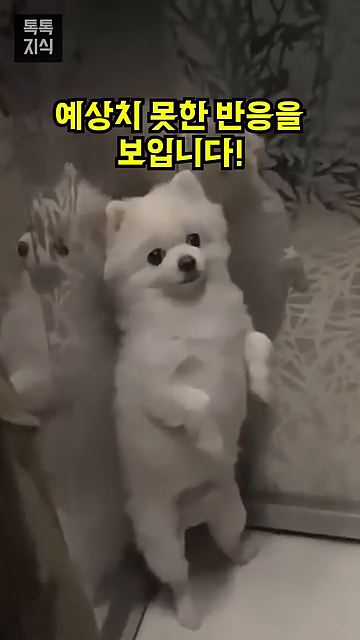
#> input picture frame 48 of hw2/video.mp4, 360 x 640 px
$ python file1.py
#> lines starting #> are read from the running program, lines starting #| are printed output that depends on the picture
import cv2

cap = cv2.VideoCapture('video.mp4')
current_effect = 'n'

while True:  # 무한루프
    ret, frame = cap.read()  # 비디오를 구성하는 프레임 획득(frame)
#> frame is the input picture: shape (640, 360, 3); mean B, G, R 71.6, 82.7, 90.7
    if not ret:
        print('비디오 재생이 끝났습니다.')
        break

    key = cv2.waitKey(1)
#> (key q is pressed here)

    # 효과 미리 적용
    bila = cv2.bilateralFilter(frame, -1, 10, 5)
    sty = cv2.stylization(frame, sigma_s=60, sigma_r=0.45)
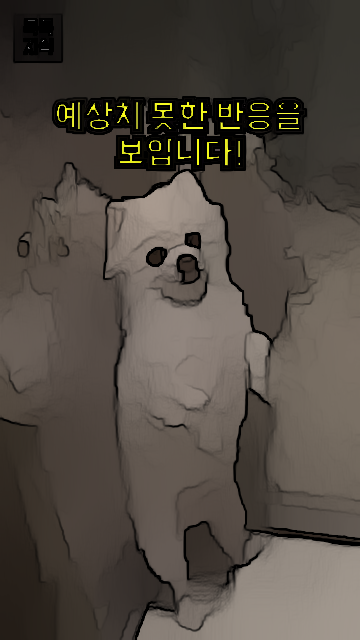
#> sty: shape (640, 360, 3); mean B, G, R 65.5, 73.3, 80.7
    graySketch, colorSketch = cv2.pencilSketch(frame, sigma_s=60, sigma_r=0.7, shade_factor=0.02)
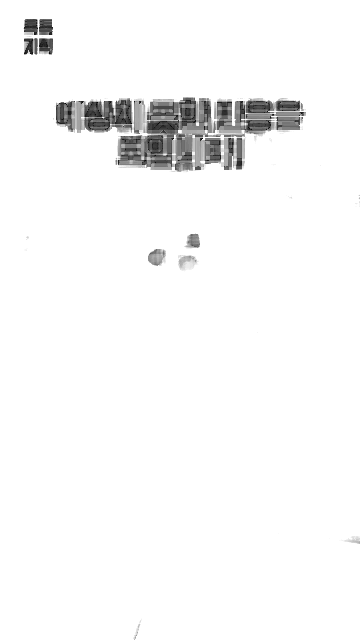
#> graySketch: shape (640, 360); min 10, max 255, mean 247.3
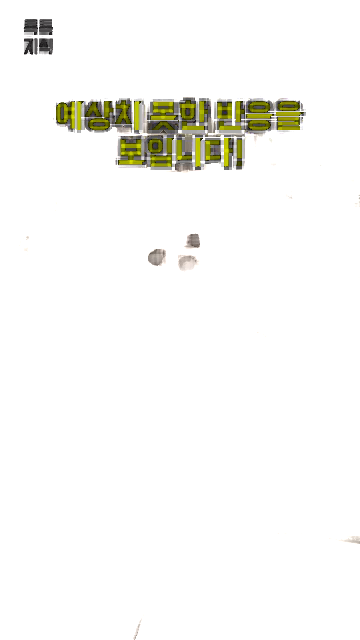
#> colorSketch: shape (640, 360, 3); mean B, G, R 244.9, 247.8, 247.9
    oil = cv2.xphoto.oilPainting(frame, 7, 1)
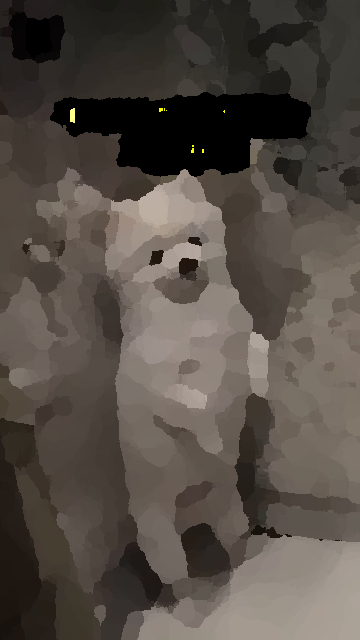
#> oil: shape (640, 360, 3); mean B, G, R 69.3, 76.2, 84.1

    # 키 입력 처리
    if key == ord('n'):
        current_effect = 'n'
    elif key == ord('b'):
        current_effect = 'b'
    elif key == ord('s'):
        current_effect = 's'
    elif key == ord('g'):
        current_effect = 'g'
    elif key == ord('c'):
        current_effect = 'c'
    elif key == ord('o'):
        current_effect = 'o'
    elif key == ord('q'):
        break

    # 효과에 따른 이미지 표시
    if current_effect == 'n':
        cv2.putText(frame, "Original", (5, 50), cv2.FONT_HERSHEY_SIMPLEX, 1.5, (255, 0, 255), 2)
        cv2.imshow('Special Effects', frame)
    elif current_effect == 'b':
        cv2.putText(bila, "Bilateral", (5, 50), cv2.FONT_HERSHEY_SIMPLEX, 1.5, (255, 0, 255), 2)
        cv2.imshow('Special Effects', bila)
    elif current_effect == 's':
        cv2.putText(sty, "Stylization", (5, 50), cv2.FONT_HERSHEY_SIMPLEX, 1.5, (255, 0, 255), 2)
        cv2.imshow('Special Effects', sty)
    elif current_effect == 'g':
        cv2.putText(graySketch, "GrayPencil", (5, 50), cv2.FONT_HERSHEY_SIMPLEX, 1.5, (128, 128, 128), 2)
        cv2.imshow('Special Effects', graySketch)
    elif current_effect == 'c':
        cv2.putText(colorSketch, "ColorPencil", (5, 50), cv2.FONT_HERSHEY_SIMPLEX, 1.5, (255, 0, 255), 2)
        cv2.imshow('Special Effects', colorSketch)
    elif current_effect == 'o':
        cv2.putText(oil, "OilPainting", (5, 50), cv2.FONT_HERSHEY_SIMPLEX, 1.5, (255, 0, 255), 2)
        cv2.imshow('Special Effects', oil)

cap.release()
cv2.destroyAllWindows()

$ run again, starting later in the video
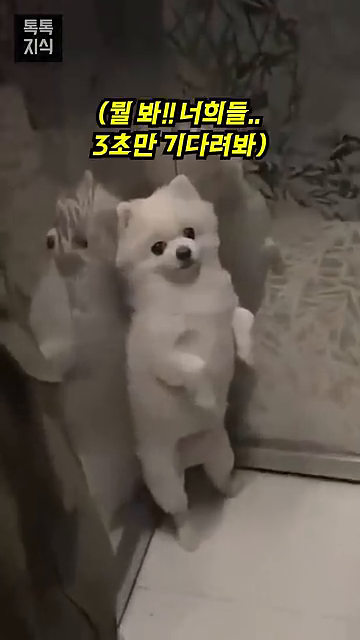
#> input picture frame 219 of hw2/video.mp4, 360 x 640 px
#> frame is the input picture: shape (640, 360, 3); mean B, G, R 73.4, 83.7, 92
#> `graySketch, colorSketch = cv2.pencilSketch(frame, sigma_s=60, sigma_r=..`:
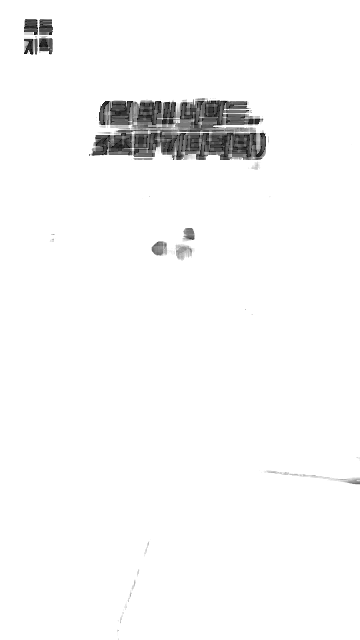
#> graySketch: shape (640, 360); min 10, max 255, mean 248.1
#> `oil = cv2.xphoto.oilPainting(frame, 7, 1)`:
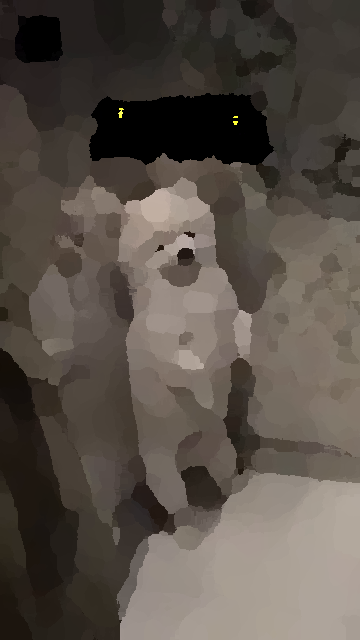
#> oil: shape (640, 360, 3); mean B, G, R 71.9, 79.5, 87.7

$ run again, starting later in the video
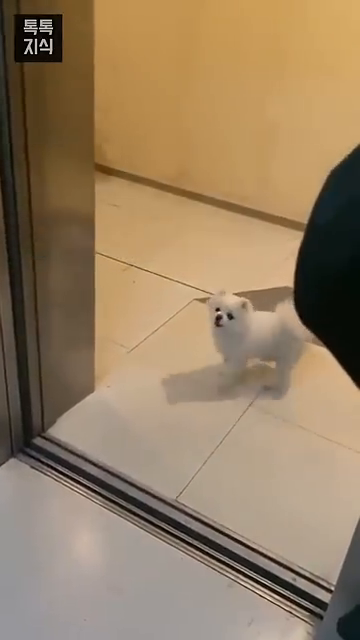
#> input picture frame 389 of hw2/video.mp4, 360 x 640 px
#> frame is the input picture: shape (640, 360, 3); mean B, G, R 98.1, 127.3, 150.4
#> `graySketch, colorSketch = cv2.pencilSketch(frame, sigma_s=60, sigma_r=..`:
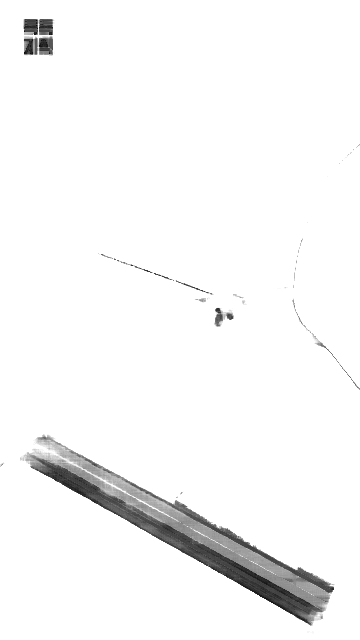
#> graySketch: shape (640, 360); min 10, max 255, mean 246.4
#> `oil = cv2.xphoto.oilPainting(frame, 7, 1)`:
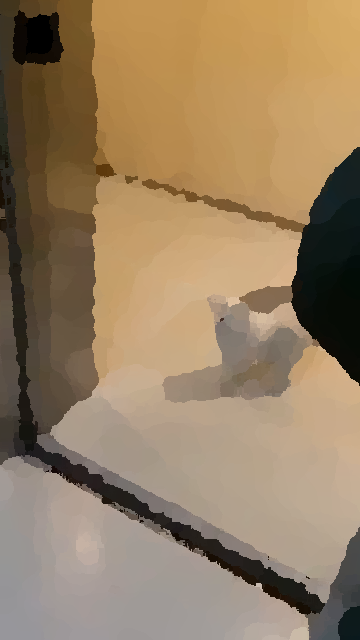
#> oil: shape (640, 360, 3); mean B, G, R 98.4, 127.6, 150.6
